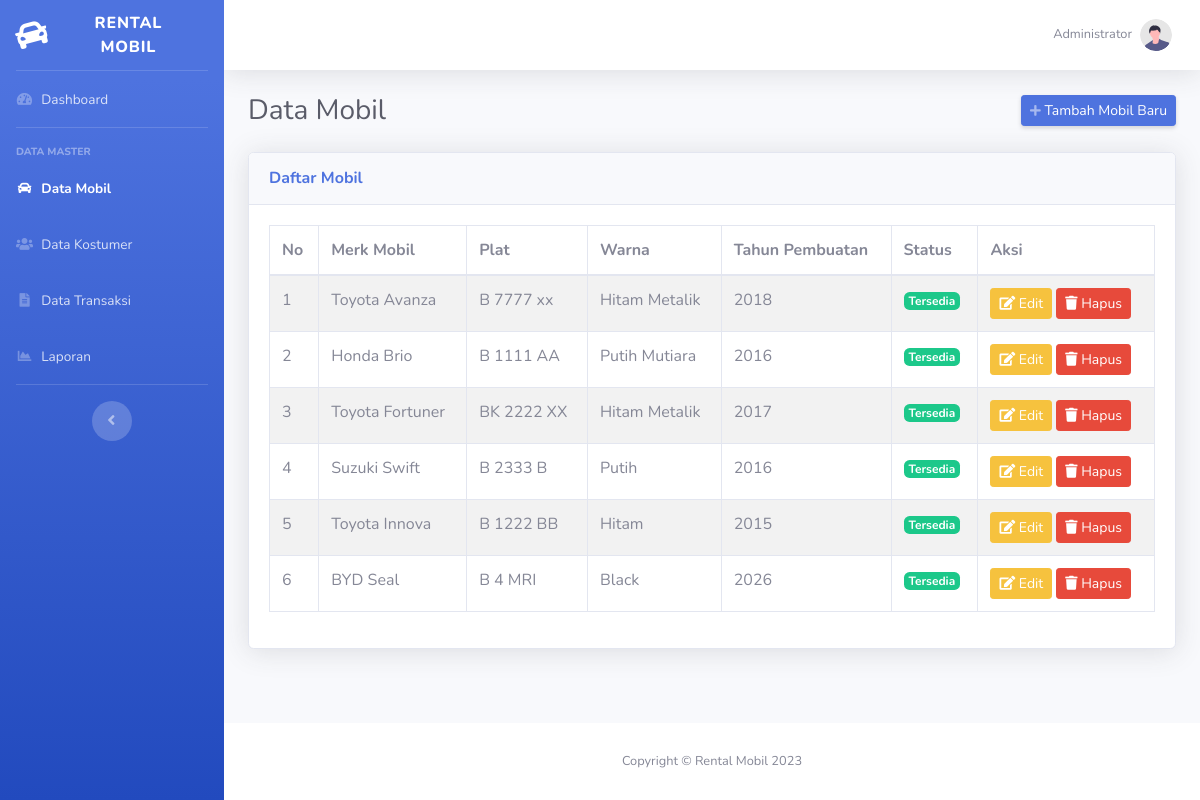
The page /index.php/admin/mobil on the database its author committed.
### tables this page shows
CREATE TABLE `mobil` (
  `mobil_id` int(11) NOT NULL,
  `mobil_merk` varchar(30) DEFAULT NULL,
  `mobil_plat` varchar(20) DEFAULT NULL,
  `mobil_warna` varchar(30) DEFAULT NULL,
  `mobil_tahun` int(11) DEFAULT NULL,
  `mobil_status` int(11) DEFAULT NULL
);

### application/controllers/Admin.php (called while the page is built, shortened)
<?php
class Admin extends CI_Controller {
    function __construct(){
        $this->load->model('m_rental');
        $this->load->helper('url');
        $this->load->library('form_validation');
    }
    function mobil(){
        $data['mobil'] = $this->m_rental->get_data('mobil')->result();
        $this->load->view('admin/header');
        $this->load->view('admin/mobil', $data);
        $this->load->view('admin/footer');
    }
}

### index.php (called while the page is built, shortened)
<?php
require_once BASEPATH.'core/CodeIgniter.php';

### application/models/M_rental.php (called while the page is built, shortened)
<?php
class M_rental extends CI_Model{
    function get_data($table){
        return $this->db->get($table);
    }
}

### application/views/admin/mobil.php (the view)
<div class="d-sm-flex align-items-center justify-content-between mb-4">
    <h1 class="h3 mb-0 text-gray-800">Data Mobil</h1>
    <a href="<?php echo base_url().'admin/mobil_add'; ?>" class="d-none d-sm-inline-block btn btn-sm btn-primary shadow-sm">
        <i class="fas fa-plus fa-sm text-white-50"></i> Tambah Mobil Baru
    </a>
</div>
<div class="card shadow mb-4">
    <div class="card-header py-3">
        <h6 class="m-0 font-weight-bold text-primary">Daftar Mobil</h6>
    </div>
    <div class="card-body">
        <div class="table-responsive">
            <table class="table table-bordered table-striped table-hover" id="dataTable" width="100%" cellspacing="0">
                <thead>
                    <tr>
                        <th>No</th>
                        <th>Merk Mobil</th>
                        <th>Plat</th>
                        <th>Warna</th>
                        <th>Tahun Pembuatan</th>
                        <th>Status</th>
                        <th>Aksi</th>
                    </tr>
                </thead>
                <tbody>
                    <?php
                    $no = 1;
                    foreach($mobil as $m){
                    ?>
                    <tr>
                        <td><?php echo $no++; ?></td>
                        <td><?php echo $m->mobil_merk; ?></td>
                        <td><?php echo $m->mobil_plat; ?></td>
                        <td><?php echo $m->mobil_warna; ?></td>
                        <td><?php echo $m->mobil_tahun; ?></td>
                        <td>
                            <?php
                            if($m->mobil_status == "1"){
                                echo "<span class='badge badge-success'>Tersedia</span>";
                            }else if($m->mobil_status == "2"){
                                echo "<span class='badge badge-warning'>Sedang di Rental</span>";
                            }
                            ?>
                        </td>
                        <td>
                            <a class="btn btn-warning btn-sm" href="<?php echo base_url().'admin/mobil_edit/'.$m->mobil_id; ?>">
                                <i class="fas fa-edit"></i> Edit
                            </a>
                            <a class="btn btn-danger btn-sm" href="<?php echo base_url().'admin/mobil_hapus/'.$m->mobil_id; ?>">
                                <i class="fas fa-trash"></i> Hapus
                            </a>
                        </td>
                    </tr>
                    <?php
                    }
                    ?>
                </tbody>
            </table>
        </div>
    </div>
</div>

### rows shown on the page
mobil: mobil_merk "Toyota Avanza", mobil_plat "B 7777 xx", mobil_warna "Hitam Metalik", mobil_tahun "2018", mobil_status "Tersedia"
mobil: mobil_merk "Honda Brio", mobil_plat "B 1111 AA", mobil_warna "Putih Mutiara", mobil_tahun "2016", mobil_status "Tersedia"
mobil: mobil_merk "Toyota Fortuner", mobil_plat "BK 2222 XX", mobil_warna "Hitam Metalik", mobil_tahun "2017", mobil_status "Tersedia"
mobil: mobil_merk "Suzuki Swift", mobil_plat "B 2333 B", mobil_warna "Putih", mobil_tahun "2016", mobil_status "Tersedia"
mobil: mobil_merk "Toyota Innova", mobil_plat "B 1222 BB", mobil_warna "Hitam", mobil_tahun "2015", mobil_status "Tersedia"
mobil: mobil_merk "BYD Seal", mobil_plat "B 4 MRI", mobil_warna "Black", mobil_tahun "2026", mobil_status "Tersedia"
